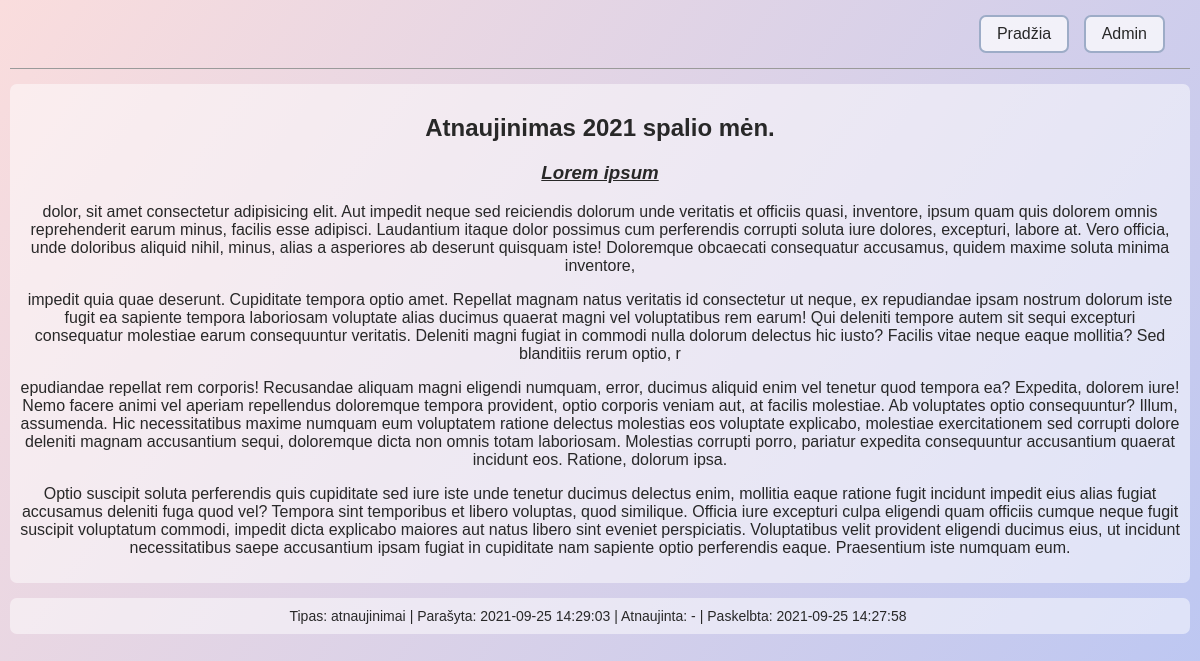
The page /news.php?id=7 on the database its author committed.
### tables this page shows
CREATE TABLE `news` (
  `id` int(11) NOT NULL,
  `short` varchar(100) NOT NULL,
  `full` text NOT NULL,
  `visible` tinyint(1) NOT NULL,
  `type` int(11) NOT NULL,
  `created_at` datetime NOT NULL,
  `updated_at` datetime DEFAULT NULL,
  `visible_at` datetime NOT NULL
);

CREATE TABLE `news_type` (
  `id` int(11) NOT NULL,
  `type` varchar(100) NOT NULL
);

### news.php (the view, shortened to what this page needs)
<?php
    try {
        $con = new PDO('mysql:dbname=news; host=localhost; charset=utf8', 'root', '');
        $con->setAttribute(PDO::ATTR_ERRMODE, PDO::ERRMODE_WARNING);
    }
    catch (PDOException $e) {
        echo 'Connection failed: ' . $e->getMessage();
    }
    if(isset($_GET['id'])) {
        generateNewsPage($con, $_GET['id']);
    } else {
        $type = isset($type) ? $type : '';
        $limit = isset($limit) ? $limit : '';
        $objects = getNews($con, $type, $limit);
    }
    function generateNewsPage($con, $id) { ?>
        <!DOCTYPE html>
        <html lang="lt">
        <head>
        </head>
        <body>
            <div class="mainContainer">
                <nav>
                    <a href="index.php" class="button">Pradžia</a>
                    <a href="login.php" class="button">Admin</a>
                </nav>
        <?php
        $query = $con->prepare('SELECT news.*, news_type.type as typeName  FROM news
                                JOIN news_type WHERE news.type=news_type.id AND news.id=:id');
        $query->execute(array(':id' => $id));
        if($row = $query->fetch(PDO::FETCH_ASSOC)) {
            $updated = $row['updated_at'] ? $row['updated_at'] : '-';
            echo '
                <div class="newsBody">
                    <h2 class="title">'. $row['short'] .'</h2>
                    '. $row['full'] .'
                </div>
                <div class="newsInfo">
                <div>
                    <span>Tipas: '. $row['typeName'].'</span>
                    <span>Parašyta: '. $row['created_at'] .'</span>
                    <span>Atnaujinta: '. $updated .'</span>
                    <span style="white-space: nowrap">Paskelbta: '. $row['visible_at'] .'</span>
                </div>
            </div>';
        } else {
            echo 'Naujiena neegzistuoja';
        }
        echo '
                    </div>
                </body>
            </html>';
    }
?>

### news.php (style rules this page uses)
* { box-sizing: border-box; }
body { color: #282828; font-family: 'Trebuchet MS', 'Lucida Sans Unicode', 'Lucida Grande', 'Lucida Sans', Arial, sans-serif; margin: 0; min-height: 100vh; height: 100%; display: flex; justify-content: center; background: linear-gradient(125deg, #fadddd, #bac6f3); }
a { color: #282828; }
.mainContainer { width: 100%; padding: 0 10px; min-width: 870px; max-width:1366px; display: flex; flex-direction: column; align-items: flex-start; }
.mainContainer nav { width: 100%; text-align: right; padding: 15px; border-bottom: 1px solid #9a9a9a; }
.mainContainer nav .button { margin-right: 10px; }
.button { text-align: center; display: inline-block; font-size: 16px; background-color: rgba(255, 255, 255, 0.719); padding: 8px 16px; cursor: pointer; border: 2px solid #9dacc7; border-radius: 7px; text-decoration: none; }
.newsInfo { text-align: center; width: 100%; font-size: 14px; background-color: rgba(255, 255, 255, 0.5); border-radius: 7px; padding: 10px; margin: 0 auto; }
.newsInfo span { white-space: nowrap; }
.newsInfo span::after { content: "|"; margin-left: 4px; }
.newsInfo span:last-of-type:after { content: ""; }
.newsBody { background-color: rgba(255, 255, 255, 0.5); padding: 10px; margin: 15px 0; border-radius: 7px; word-wrap: break-word; text-align: left; }
.newsBody .title { text-align: center; }

### rows shown on the page
news: short "Atnaujinimas 2021 spalio mėn.", full "Lorem ipsum dolor, sit amet consectetur adipisicing elit. Aut impedit neque sed reiciendis dolorum unde veritatis et officiis quasi, inventore, ipsum quam quis dolorem omnis reprehenderit earum minus, facilis esse adipisci. Laudantium itaque dolor possimus cum perferendis corrupti soluta iure dolores, excepturi, labore at. Vero officia, unde doloribus aliquid nihil, minus, alias a asperiores ab deserunt quisquam iste! Doloremque obcaecati consequatur accusamus, quidem maxime soluta minima inventore, impedit quia quae deserunt. Cupiditate tempora optio amet. Repellat magnam natus veritatis id consectetur ut neque, ex repudiandae ipsam nostrum dolorum iste fugit ea sapiente tempora laboriosam…", news_type.type "atnaujinimai", created_at "2021-09-25 14:29:03", updated_at "-", visible_at "2021-09-25 14:27:58"
